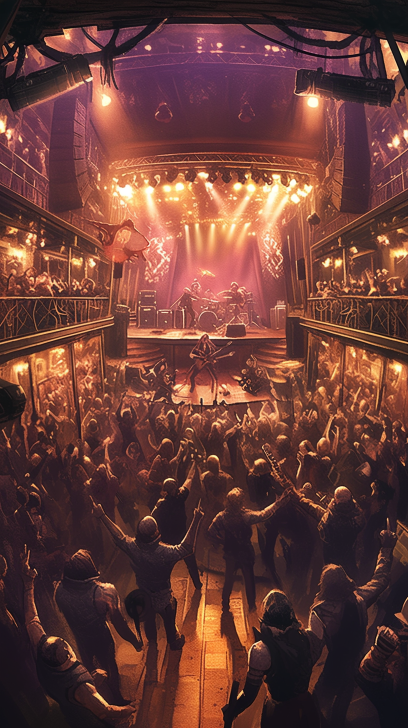
#> input picture images_optimized/MGMT bkrd.png, 816 x 1456 px (shown at 1/2 size)
$ python -i resize_images.py   (imports and definitions only)
#> lines starting #> are read from the running program, lines starting #| are printed output that depends on the picture
from PIL import Image
import os

def resize_image(input_path, output_path, max_size=200):
#> called with input_path = 'images_optimized/MGMT bkrd.png', output_path = 'out.png', max_size = 200
    with Image.open(input_path) as img:
        # Convert to RGB if necessary (for PNG with transparency)
#> img is the input picture: PIL image 816x1456 RGB; mean R, G, B 104.9, 61.8, 56.1
        if img.mode in ('RGBA', 'LA') or (img.mode == 'P' and 'transparency' in img.info):
            background = Image.new('RGB', img.size, (255, 255, 255))
            if img.mode == 'P':
                img = img.convert('RGBA')
            background.paste(img, mask=img.split()[-1])
            img = background

        # Calculate new dimensions while maintaining aspect ratio
        ratio = min(max_size/max(img.size[0], img.size[1]), 1.0)
#> ratio = 0.137
        new_size = tuple([int(x*ratio) for x in img.size])
#> new_size = (112, 200)

        # Resize and save with very low quality
        img_resized = img.resize(new_size, Image.Resampling.LANCZOS)
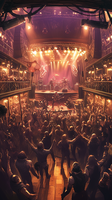
#> img_resized: PIL image 112x200 RGB; mean R, G, B 104.9, 61.7, 56.1
        img_resized.save(output_path, 'JPEG', optimize=True, quality=30)

def main():
    image_dir = 'images'
    output_dir = 'images_optimized'

    # Create output directory if it doesn't exist
    if not os.path.exists(output_dir):
        os.makedirs(output_dir)
    else:
        # Clean up old files
        for file in os.listdir(output_dir):
            os.remove(os.path.join(output_dir, file))

    # Process each image
    for filename in os.listdir(image_dir):
        if filename.lower().endswith(('.png', '.jpg', '.jpeg')):
            input_path = os.path.join(image_dir, filename)
            output_path = os.path.join(output_dir, os.path.splitext(filename)[0] + '.jpg')
            print(f"Resizing {filename}...")
            resize_image(input_path, output_path)

            # Get file sizes for comparison
            original_size = os.path.getsize(input_path)
            new_size = os.path.getsize(output_path)
            reduction = (1 - new_size/original_size) * 100

            print(f"Reduced from {original_size/1024:.1f}KB to {new_size/1024:.1f}KB ({reduction:.1f}% smaller)")

# [2 lines not run here, left out]

>>> result = resize_image('images_optimized/MGMT bkrd.png', 'out.png')
